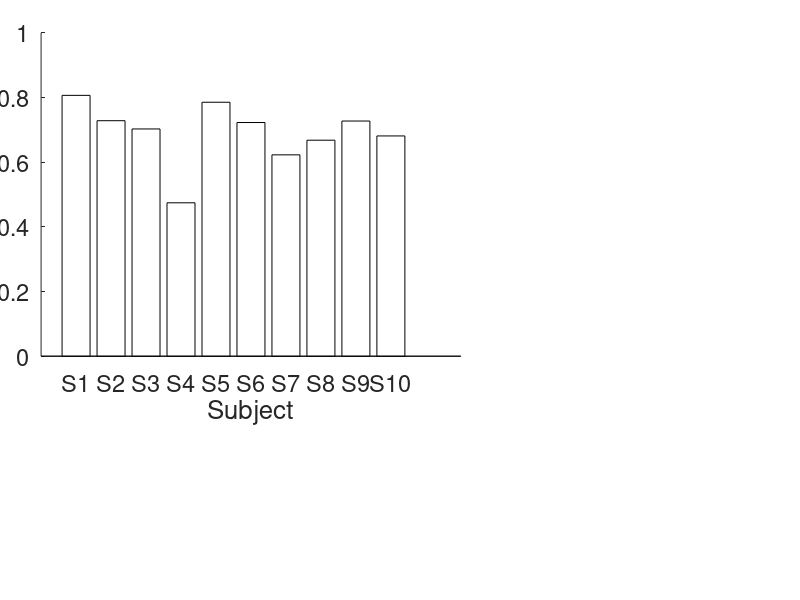
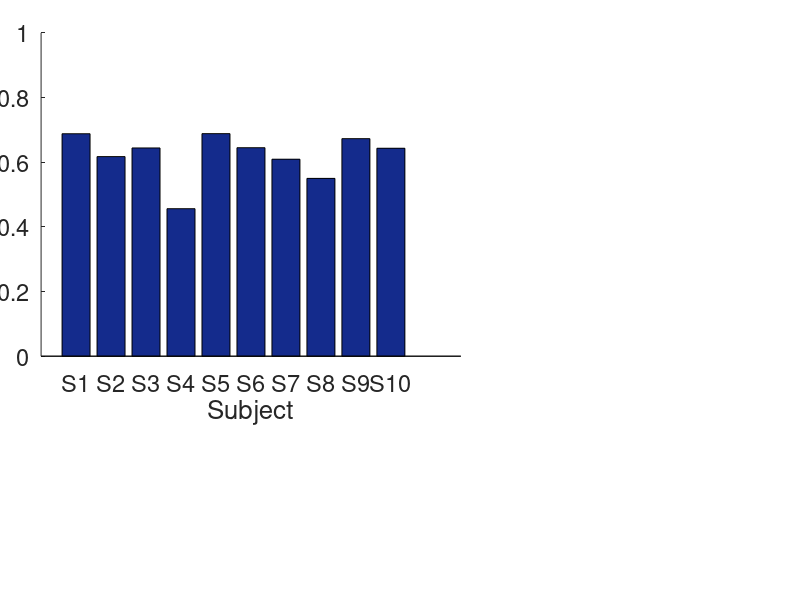
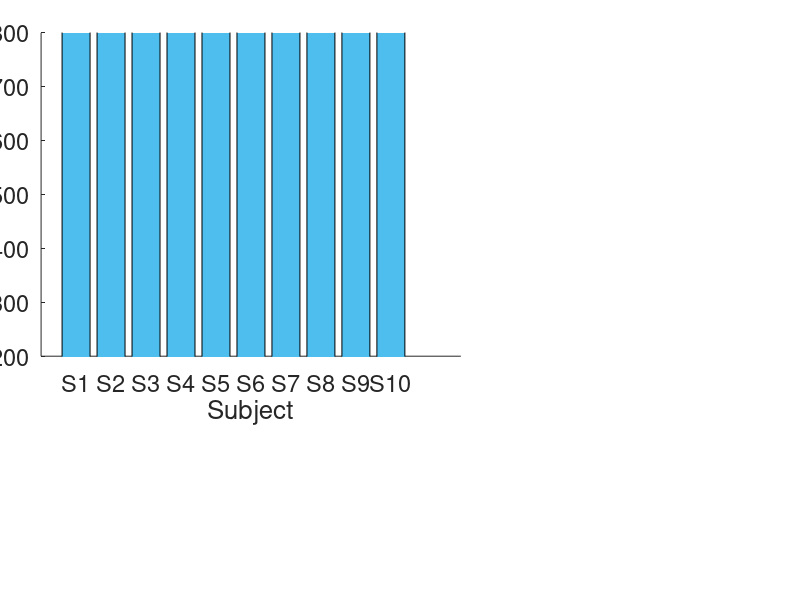
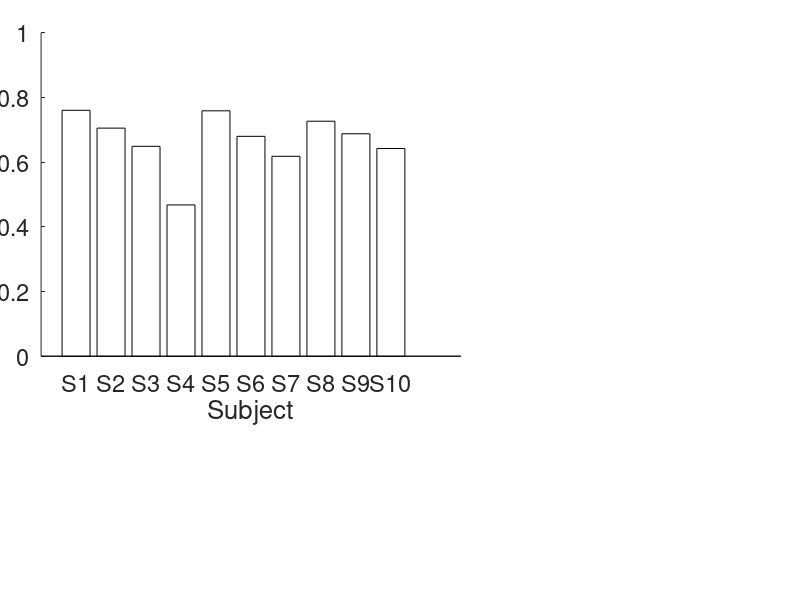

Source code (MATLAB) for these figures, in order:
accuracy_values_SVM_0 = [0.8067 0.7283 0.7028 0.4744 0.7854 0.7227 0.6227 0.6680 0.7273 0.6812];
f1_values_SVM_0 = [0.6880 0.6173 0.6440 0.4562 0.6883 0.6448 0.6092 0.5499 0.6728 0.6431];
time_values_SVM_0 = [809.48 920.93 954.40 1065.30 851.47 927.84 1037.92 887.09 911.37 1002.65];
subject_names = {'S1', 'S2', 'S3', 'S4', 'S5', 'S6', 'S7', 'S8', 'S9', 'S10'};

% Create a bar plot with one bar per subject, with different colors for each bar

figure1 = figure;
axes1 = axes('Parent',figure1,...
    'Position',[0.0513541666666667 0.406340057636888 0.5246875 0.538904899135445]);
hold(axes1,'on');
bar(1:10, accuracy_values_SVM_0, 'FaceColor', 'flat');
xlabel('Subject');
ylim([0 1]);
ylabel('Accuracy');
set(axes1,'FontSize',17,'XTick',[1 2 3 4 5 6 7 8 9 10],'XTickLabel',...
    subject_names);


figure2 = figure;
axes2 = axes('Parent',figure2,...
    'Position',[0.0513541666666667 0.406340057636888 0.5246875 0.538904899135445]);
hold(axes2,'on');
bar(1:10, f1_values_SVM_0, 'FaceColor',[0.0784313753247261 0.168627455830574 0.549019634723663]);
xlabel('Subject');
ylim([0 1]);
ylabel('F1');
set(axes2,'FontSize',17,'XTick',[1 2 3 4 5 6 7 8 9 10],'XTickLabel',...
    subject_names);

figure3 = figure;
axes3 = axes('Parent',figure3,...
    'Position',[0.0513541666666667 0.406340057636888 0.5246875 0.538904899135445]);
hold(axes3,'on');
bar(1:10, time_values_SVM_0, 'FaceColor', [0.301960796117783 0.745098054409027 0.933333337306976]);
xlabel('Subject');
ylim([200 800]);
ylabel('Execution time, (s)');
set(axes3,'FontSize',17,'XTick',[1 2 3 4 5 6 7 8 9 10],'XTickLabel',...
    subject_names);
%%
accuracy_values_kNN_0 = [0.7605 0.7054 0.6491 0.4678 0.7589 0.6800 0.6182 0.7267 0.6879 0.6423];
f1_values_kNN_0 = [0.6335 0.5689 0.5789 0.4145 0.6516 0.6019 0.5707 0.6030 0.6195 0.5785];
time_values_kNN_0 = [2454.50 2482.85 2444.16 2403.71 2463.53 2465.46 2405.17 2410.90 2464.60 2595.92];
subject_names = {'S1', 'S2', 'S3', 'S4', 'S5', 'S6', 'S7', 'S8', 'S9', 'S10'};

% Create a bar plot with one bar per subject, with different colors for each bar

figure1 = figure;
axes1 = axes('Parent',figure1,...
    'Position',[0.0513541666666667 0.406340057636888 0.5246875 0.538904899135445]);
hold(axes1,'on');
bar(1:10, accuracy_values_kNN_0, 'FaceColor', 'flat');
xlabel('Subject');
ylim([0 1]);
ylabel('Accuracy');
set(axes1,'FontSize',17,'XTick',[1 2 3 4 5 6 7 8 9 10],'XTickLabel',...
    subject_names);


figure2 = figure;
axes2 = axes('Parent',figure2,...
    'Position',[0.0513541666666667 0.406340057636888 0.5246875 0.538904899135445]);
hold(axes2,'on');
bar(1:10, f1_values_kNN_0, 'FaceColor',[0.0784313753247261 0.168627455830574 0.549019634723663]);
xlabel('Subject');
ylim([0 1]);
ylabel('F1');
set(axes2,'FontSize',17,'XTick',[1 2 3 4 5 6 7 8 9 10],'XTickLabel',...
    subject_names);

figure3 = figure;
axes3 = axes('Parent',figure3,...
    'Position',[0.0513541666666667 0.406340057636888 0.5246875 0.538904899135445]);
hold(axes3,'on');
bar(1:10, time_values_kNN_0, 'FaceColor', [0.301960796117783 0.745098054409027 0.933333337306976]);
xlabel('Subject');
ylim([1500 2700]);
ylabel('Execution time, (s)');
set(axes3,'FontSize',17,'XTick',[1 2 3 4 5 6 7 8 9 10],'XTickLabel',...
    subject_names);
%%
accuracy_values_LDA_0 = [0.6540 0.4917 0.3925 0.3479 0.6436 0.6015 0.3958 0.3620 0.6241 0.3875];
f1_values_LDA_0 = [0.5844 0.5758 0.4933 0.3591 0.5720 0.5482 0.5080 0.4525 0.5795 0.4890];
time_values_LDA_0 = [752.97 746.72 746.13 765.08 768.74 749.59 788.19 766.11 855.39 786.53];
subject_names = {'S1', 'S2', 'S3', 'S4', 'S5', 'S6', 'S7', 'S8', 'S9', 'S10'};

% Create a bar plot with one bar per subject, with different colors for each bar

figure1 = figure;
axes1 = axes('Parent',figure1,...
    'Position',[0.0513541666666667 0.406340057636888 0.5246875 0.538904899135445]);
hold(axes1,'on');
bar(1:10, accuracy_values_LDA_0, 'FaceColor', 'flat');
xlabel('Subject');
ylim([0 1]);
ylabel('Accuracy');
set(axes1,'FontSize',17,'XTick',[1 2 3 4 5 6 7 8 9 10],'XTickLabel',...
    subject_names);


figure2 = figure;
axes2 = axes('Parent',figure2,...
    'Position',[0.0513541666666667 0.406340057636888 0.5246875 0.538904899135445]);
hold(axes2,'on');
bar(1:10, f1_values_LDA_0, 'FaceColor',[0.0784313753247261 0.168627455830574 0.549019634723663]);
xlabel('Subject');
ylim([0 1]);
ylabel('F1');
set(axes2,'FontSize',17,'XTick',[1 2 3 4 5 6 7 8 9 10],'XTickLabel',...
    subject_names);

figure3 = figure;
axes3 = axes('Parent',figure3,...
    'Position',[0.0513541666666667 0.406340057636888 0.5246875 0.538904899135445]);
hold(axes3,'on');
bar(1:10, time_values_LDA_0, 'FaceColor', [0.301960796117783 0.745098054409027 0.933333337306976]);
xlabel('Subject');
ylim([200 1000]);
ylabel('Execution time, (s)');
set(axes3,'FontSize',17,'XTick',[1 2 3 4 5 6 7 8 9 10],'XTickLabel',...
    subject_names);

%%
accuracy_values_EBDT_0 = [0.7768 0.7071 0.6885 0.5918 0.7774 0.7034 0.6613 0.7827 0.7064 0.6672];
f1_values_EBDT_0 = [0.6334 0.5544 0.5961 0.5164 0.6452 0.6087 0.6208 0.6208 0.6184 0.6110];
time_values_EBDT_0 = [591.86 609.83 642.76 647.27 593.45 639.68 641.74 607.72 689.74 642.95];
subject_names = {'S1', 'S2', 'S3', 'S4', 'S5', 'S6', 'S7', 'S8', 'S9', 'S10'};

% Create a bar plot with one bar per subject, with different colors for each bar

figure1 = figure;
axes1 = axes('Parent',figure1,...
    'Position',[0.0513541666666667 0.406340057636888 0.5246875 0.538904899135445]);
hold(axes1,'on');
bar(1:10, accuracy_values_EBDT_0, 'FaceColor', 'flat');
xlabel('Subject');
ylim([0 1]);
ylabel('Accuracy');
set(axes1,'FontSize',17,'XTick',[1 2 3 4 5 6 7 8 9 10],'XTickLabel',...
    subject_names);


figure2 = figure;
axes2 = axes('Parent',figure2,...
    'Position',[0.0513541666666667 0.406340057636888 0.5246875 0.538904899135445]);
hold(axes2,'on');
bar(1:10, f1_values_EBDT_0, 'FaceColor',[0.0784313753247261 0.168627455830574 0.549019634723663]);
xlabel('Subject');
ylim([0 1]);
ylabel('F1');
set(axes2,'FontSize',17,'XTick',[1 2 3 4 5 6 7 8 9 10],'XTickLabel',...
    subject_names);

figure3 = figure;
axes3 = axes('Parent',figure3,...
    'Position',[0.0513541666666667 0.406340057636888 0.5246875 0.538904899135445]);
hold(axes3,'on');
bar(1:10, time_values_EBDT_0, 'FaceColor', [0.301960796117783 0.745098054409027 0.933333337306976]);
xlabel('Subject');
ylim([200 800]);
ylabel('Execution time, (s)');
set(axes3,'FontSize',17,'XTick',[1 2 3 4 5 6 7 8 9 10],'XTickLabel',...
    subject_names);
%%
accuracy_values_SVM_2 = [0.8096 0.7316 0.7061 0.4629 0.7835 0.7210 0.6303 0.6660 0.7308 0.6817];
f1_values_SVM_2 = [0.7006 0.6247 0.6447 0.4476 0.6883 0.6427 0.6150 0.5566 0.6802 0.6481];
time_values_SVM_2 = [695.30 811.45 905.19 1054.16 676.33 879.52 921.44 731.43 786.18 906.40];
subject_names = {'S1', 'S2', 'S3', 'S4', 'S5', 'S6', 'S7', 'S8', 'S9', 'S10'};

% Create a bar plot with one bar per subject, with different colors for each bar

figure1 = figure;
axes1 = axes('Parent',figure1,...
    'Position',[0.0513541666666667 0.406340057636888 0.5246875 0.538904899135445]);
hold(axes1,'on');
bar(1:10, accuracy_values_SVM_2, 'FaceColor', 'flat');
xlabel('Subject');
ylim([0 1]);
ylabel('Accuracy');
set(axes1,'FontSize',17,'XTick',[1 2 3 4 5 6 7 8 9 10],'XTickLabel',...
    subject_names);


figure2 = figure;
axes2 = axes('Parent',figure2,...
    'Position',[0.0513541666666667 0.406340057636888 0.5246875 0.538904899135445]);
hold(axes2,'on');
bar(1:10, f1_values_SVM_2, 'FaceColor',[0.0784313753247261 0.168627455830574 0.549019634723663]);
xlabel('Subject');
ylim([0 1]);
ylabel('F1');
set(axes2,'FontSize',17,'XTick',[1 2 3 4 5 6 7 8 9 10],'XTickLabel',...
    subject_names);

figure3 = figure;
axes3 = axes('Parent',figure3,...
    'Position',[0.0513541666666667 0.406340057636888 0.5246875 0.538904899135445]);
hold(axes3,'on');
bar(1:10, time_values_SVM_2, 'FaceColor', [0.301960796117783 0.745098054409027 0.933333337306976]);
xlabel('Subject');
ylim([200 1200]);
ylabel('Execution time, (s)');
set(axes3,'FontSize',17,'XTick',[1 2 3 4 5 6 7 8 9 10],'XTickLabel',...
    subject_names);
%%
accuracy_values_kNN_2 = [0.7640 0.7104 0.6669 0.4655 0.7549 0.6789 0.6160 0.6364 0.6910 0.6467];
f1_values_kNN_2 = [0.6426 0.5780 0.6009 0.4169 0.6520 0.6013 0.5698 0.5645 0.6269 0.5850];
time_values_kNN_2 = [2044.98 2338.55 2319.27 2319.44 1958.70 2403.70 2061.29 1902.42 2026.79 2306.99];
subject_names = {'S1', 'S2', 'S3', 'S4', 'S5', 'S6', 'S7', 'S8', 'S9', 'S10'};


% Create a bar plot with one bar per subject, with different colors for each bar
figure1 = figure;
axes1 = axes('Parent',figure1,...
    'Position',[0.0513541666666667 0.406340057636888 0.5246875 0.538904899135445]);
hold(axes1,'on');
bar(1:10, accuracy_values_kNN_2, 'FaceColor', 'flat');
xlabel('Subject');
ylim([0 1]);
ylabel('Accuracy');
set(axes1,'FontSize',17,'XTick',[1 2 3 4 5 6 7 8 9 10],'XTickLabel',...
    subject_names);


figure2 = figure;
axes2 = axes('Parent',figure2,...
    'Position',[0.0513541666666667 0.406340057636888 0.5246875 0.538904899135445]);
hold(axes2,'on');
bar(1:10, f1_values_kNN_2, 'FaceColor',[0.0784313753247261 0.168627455830574 0.549019634723663]);
xlabel('Subject');
ylim([0 1]);
ylabel('F1');
set(axes2,'FontSize',17,'XTick',[1 2 3 4 5 6 7 8 9 10],'XTickLabel',...
    subject_names);

figure3 = figure;
axes3 = axes('Parent',figure3,...
    'Position',[0.0513541666666667 0.406340057636888 0.5246875 0.538904899135445]);
hold(axes3,'on');
bar(1:10, time_values_kNN_2, 'FaceColor', [0.301960796117783 0.745098054409027 0.933333337306976]);
xlabel('Subject');
ylim([1300 2500]);
ylabel('Execution time, (s)');
set(axes3,'FontSize',17,'XTick',[1 2 3 4 5 6 7 8 9 10],'XTickLabel',...
    subject_names);
%%
accuracy_values_LDA_2 = [0.7491 0.4975 0.3962 0.3488 0.6424 0.5953 0.3843 0.3669 0.6210 0.3918];
f1_values_LDA_2 = [0.5844 0.4613 0.5001 0.3617 0.5807 0.5452 0.4622 0.4855 0.5862 0.4664];
time_values_LDA_2 = [661.14 799.31 730.76 771.93 674.46 790.76 753.07 690.61 711.78 745.81];
subject_names = {'S1', 'S2', 'S3', 'S4', 'S5', 'S6', 'S7', 'S8', 'S9', 'S10'};

% Create a bar plot with one bar per subject, with different colors for each bar
figure1 = figure;
axes1 = axes('Parent',figure1,...
    'Position',[0.0513541666666667 0.406340057636888 0.5246875 0.538904899135445]);
hold(axes1,'on');
bar(1:10, accuracy_values_LDA_2, 'FaceColor', 'flat');
xlabel('Subject');
ylim([0 1]);
ylabel('Accuracy');
set(axes1,'FontSize',17,'XTick',[1 2 3 4 5 6 7 8 9 10],'XTickLabel',...
    subject_names);


figure2 = figure;
axes2 = axes('Parent',figure2,...
    'Position',[0.0513541666666667 0.406340057636888 0.5246875 0.538904899135445]);
hold(axes2,'on');
bar(1:10, f1_values_LDA_2, 'FaceColor',[0.0784313753247261 0.168627455830574 0.549019634723663]);
xlabel('Subject');
ylim([0 1]);
ylabel('F1');
set(axes2,'FontSize',17,'XTick',[1 2 3 4 5 6 7 8 9 10],'XTickLabel',...
    subject_names);

figure3 = figure;
axes3 = axes('Parent',figure3,...
    'Position',[0.0513541666666667 0.406340057636888 0.5246875 0.538904899135445]);
hold(axes3,'on');
bar(1:10, time_values_LDA_2, 'FaceColor', [0.301960796117783 0.745098054409027 0.933333337306976]);
xlabel('Subject');
ylim([200 1000]);
ylabel('Execution time, (s)');
set(axes3,'FontSize',17,'XTick',[1 2 3 4 5 6 7 8 9 10],'XTickLabel',...
    subject_names);
%%
accuracy_values_EBDT_2 = [0.7788 0.7074 0.6885 0.5916 0.7817 0.7036 0.6637 0.7867 0.7104 0.6671];
f1_values_EBDT_2 = [0.6357 0.5549 0.5939 0.5168 0.6509 0.6029 0.6230 0.6941 0.6264 0.6116];
time_values_EBDT_2 = [558.18 606.23 609.16 624.86 542.81 609.08 616.99 599.71 585.02 597.82];
subject_names = {'S1', 'S2', 'S3', 'S4', 'S5', 'S6', 'S7', 'S8', 'S9', 'S10'};

% Create a bar plot with one bar per subject, with different colors for each bar
figure1 = figure;
axes1 = axes('Parent',figure1,...
    'Position',[0.0513541666666667 0.406340057636888 0.5246875 0.538904899135445]);
hold(axes1,'on');
bar(1:10, accuracy_values_EBDT_2, 'FaceColor', 'flat');
xlabel('Subject');
ylim([0 1]);
ylabel('Accuracy');
set(axes1,'FontSize',17,'XTick',[1 2 3 4 5 6 7 8 9 10],'XTickLabel',...
    subject_names);


figure2 = figure;
axes2 = axes('Parent',figure2,...
    'Position',[0.0513541666666667 0.406340057636888 0.5246875 0.538904899135445]);
hold(axes2,'on');
bar(1:10, f1_values_EBDT_2, 'FaceColor',[0.0784313753247261 0.168627455830574 0.549019634723663]);
xlabel('Subject');
ylim([0 1]);
ylabel('F1');
set(axes2,'FontSize',17,'XTick',[1 2 3 4 5 6 7 8 9 10],'XTickLabel',...
    subject_names);

figure3 = figure;
axes3 = axes('Parent',figure3,...
    'Position',[0.0513541666666667 0.406340057636888 0.5246875 0.538904899135445]);
hold(axes3,'on');
bar(1:10, time_values_EBDT_2, 'FaceColor', [0.301960796117783 0.745098054409027 0.933333337306976]);
xlabel('Subject');
ylim([200 800]);
ylabel('Execution time, (s)');
set(axes3,'FontSize',17,'XTick',[1 2 3 4 5 6 7 8 9 10],'XTickLabel',...
    subject_names);
%%
accuracy_values_SVM_3 = [0.8099 0.7137 0.7048 0.4539 0.7918 0.7199 0.6036 0.6580 0.7320 0.6784];
f1_values_SVM_3 = [0.7013 0.6020 0.6437 0.4433 0.6928 0.6467 0.5840 0.5484 0.6814 0.6491];
time_values_SVM_3 = [632.94 703.21 870.41 891.75 638.35 749.52 735.50 663.16 750.78 823.28];
subject_names = {'S1', 'S2', 'S3', 'S4', 'S5', 'S6', 'S7', 'S8', 'S9', 'S10'};

% Create a bar plot with one bar per subject, with different colors for each bar

figure1 = figure;
axes1 = axes('Parent',figure1,...
    'Position',[0.0513541666666667 0.406340057636888 0.5246875 0.538904899135445]);
hold(axes1,'on');
bar(1:10, accuracy_values_SVM_3, 'FaceColor', 'flat');
xlabel('Subject');
ylim([0 1]);
ylabel('Accuracy');
set(axes1,'FontSize',17,'XTick',[1 2 3 4 5 6 7 8 9 10],'XTickLabel',...
    subject_names);


figure2 = figure;
axes2 = axes('Parent',figure2,...
    'Position',[0.0513541666666667 0.406340057636888 0.5246875 0.538904899135445]);
hold(axes2,'on');
bar(1:10, f1_values_SVM_3, 'FaceColor',[0.0784313753247261 0.168627455830574 0.549019634723663]);
xlabel('Subject');
ylim([0 1]);
ylabel('F1');
set(axes2,'FontSize',17,'XTick',[1 2 3 4 5 6 7 8 9 10],'XTickLabel',...
    subject_names);

figure3 = figure;
axes3 = axes('Parent',figure3,...
    'Position',[0.0513541666666667 0.406340057636888 0.5246875 0.538904899135445]);
hold(axes3,'on');
bar(1:10, time_values_SVM_3, 'FaceColor', [0.301960796117783 0.745098054409027 0.933333337306976]);
xlabel('Subject');
ylim([200 1000]);
ylabel('Execution time, (s)');
set(axes3,'FontSize',17,'XTick',[1 2 3 4 5 6 7 8 9 10],'XTickLabel',...
    subject_names);
%%
accuracy_values_kNN_3 = [0.7683 0.6989 0.6657 0.4492 0.7550 0.6790 0.5555 0.6135 0.6886 0.6430];
f1_values_kNN_3 = [0.6467 0.5566 0.5999 0.4180 0.6469 0.6010 0.4788 0.6114 0.6257 0.5801];
time_values_kNN_3 = [1622.30 1720.81 2205.28 1805.87 1661.59 1869.98 1406.47 1608.27 1782.39 1975.84];
subject_names = {'S1', 'S2', 'S3', 'S4', 'S5', 'S6', 'S7', 'S8', 'S9', 'S10'};

% Create a bar plot with one bar per subject, with different colors for each bar

figure1 = figure;
axes1 = axes('Parent',figure1,...
    'Position',[0.0513541666666667 0.406340057636888 0.5246875 0.538904899135445]);
hold(axes1,'on');
bar(1:10, accuracy_values_kNN_3, 'FaceColor', 'flat');
xlabel('Subject');
ylim([0 1]);
ylabel('Accuracy');
set(axes1,'FontSize',17,'XTick',[1 2 3 4 5 6 7 8 9 10],'XTickLabel',...
    subject_names);


figure2 = figure;
axes2 = axes('Parent',figure2,...
    'Position',[0.0513541666666667 0.406340057636888 0.5246875 0.538904899135445]);
hold(axes2,'on');
bar(1:10, f1_values_kNN_3, 'FaceColor',[0.0784313753247261 0.168627455830574 0.549019634723663]);
xlabel('Subject');
ylim([0 1]);
ylabel('F1');
set(axes2,'FontSize',17,'XTick',[1 2 3 4 5 6 7 8 9 10],'XTickLabel',...
    subject_names);

figure3 = figure;
axes3 = axes('Parent',figure3,...
    'Position',[0.0513541666666667 0.406340057636888 0.5246875 0.538904899135445]);
hold(axes3,'on');
bar(1:10, time_values_kNN_3, 'FaceColor', [0.301960796117783 0.745098054409027 0.933333337306976]);
xlabel('Subject');
ylim([1200 2400]);
ylabel('Execution time, (s)');
set(axes3,'FontSize',17,'XTick',[1 2 3 4 5 6 7 8 9 10],'XTickLabel',...
    subject_names);
%%
accuracy_values_LDA_3 = [0.7475 0.4937 0.4001 0.3190 0.7442 0.5846 0.3497 0.3718 0.5811 0.3836];
f1_values_LDA_3 = [0.6368 0.4430 0.5021 0.3647 0.6292 0.5550 0.4420 0.4908 0.5845 0.4821];
time_values_LDA_3 = [584.80 600.47 704.98 607.34 637.34 632.68 600.19 574.33 644.32 703.20];
subject_names = {'S1', 'S2', 'S3', 'S4', 'S5', 'S6', 'S7', 'S8', 'S9', 'S10'};

% Create a bar plot with one bar per subject, with different colors for each bar
figure1 = figure;
axes1 = axes('Parent',figure1,...
    'Position',[0.0513541666666667 0.406340057636888 0.5246875 0.538904899135445]);
hold(axes1,'on');
bar(1:10, accuracy_values_LDA_3, 'FaceColor', 'flat');
xlabel('Subject');
ylim([0 1]);
ylabel('Accuracy');
set(axes1,'FontSize',17,'XTick',[1 2 3 4 5 6 7 8 9 10],'XTickLabel',...
    subject_names);


figure2 = figure;
axes2 = axes('Parent',figure2,...
    'Position',[0.0513541666666667 0.406340057636888 0.5246875 0.538904899135445]);
hold(axes2,'on');
bar(1:10, f1_values_LDA_3, 'FaceColor',[0.0784313753247261 0.168627455830574 0.549019634723663]);
xlabel('Subject');
ylim([0 1]);
ylabel('F1');
set(axes2,'FontSize',17,'XTick',[1 2 3 4 5 6 7 8 9 10],'XTickLabel',...
    subject_names);

figure3 = figure;
axes3 = axes('Parent',figure3,...
    'Position',[0.0513541666666667 0.406340057636888 0.5246875 0.538904899135445]);
hold(axes3,'on');
bar(1:10, time_values_LDA_3, 'FaceColor', [0.301960796117783 0.745098054409027 0.933333337306976]);
xlabel('Subject');
ylim([200 800]);
ylabel('Execution time, (s)');
set(axes3,'FontSize',17,'XTick',[1 2 3 4 5 6 7 8 9 10],'XTickLabel',...
    subject_names);
%%
accuracy_values_EBDT_3 = [0.7779 0.7083 0.6860 0.5967 0.7823 0.7077 0.6662 0.7848 0.7145 0.6701];
f1_values_EBDT_3 = [0.6393 0.5535 0.5900 0.5280 0.6521 0.6138 0.6312 0.6879 0.6315 0.6165];
time_values_EBDT_3 = [502.96 526.69 601.04 542.91 523.80 641.49 576.13 515.30 545.07 598.34];
subject_names = {'S1', 'S2', 'S3', 'S4', 'S5', 'S6', 'S7', 'S8', 'S9', 'S10'};

% Create a bar plot with one bar per subject, with different colors for each bar

figure1 = figure;
axes1 = axes('Parent',figure1,...
    'Position',[0.0513541666666667 0.406340057636888 0.5246875 0.538904899135445]);
hold(axes1,'on');
bar(1:10, accuracy_values_EBDT_3, 'FaceColor', 'flat');
xlabel('Subject');
ylim([0 1]);
ylabel('Accuracy');
set(axes1,'FontSize',17,'XTick',[1 2 3 4 5 6 7 8 9 10],'XTickLabel',...
    subject_names);


figure2 = figure;
axes2 = axes('Parent',figure2,...
    'Position',[0.0513541666666667 0.406340057636888 0.5246875 0.538904899135445]);
hold(axes2,'on');
bar(1:10, f1_values_EBDT_3, 'FaceColor',[0.0784313753247261 0.168627455830574 0.549019634723663]);
xlabel('Subject');
ylim([0 1]);
ylabel('F1');
set(axes2,'FontSize',17,'XTick',[1 2 3 4 5 6 7 8 9 10],'XTickLabel',...
    subject_names);

figure3 = figure;
axes3 = axes('Parent',figure3,...
    'Position',[0.0513541666666667 0.406340057636888 0.5246875 0.538904899135445]);
hold(axes3,'on');
bar(1:10, time_values_EBDT_3, 'FaceColor', [0.301960796117783 0.745098054409027 0.933333337306976]);
xlabel('Subject');
ylim([200 800]);
ylabel('Execution time, (s)');
set(axes3,'FontSize',17,'XTick',[1 2 3 4 5 6 7 8 9 10],'XTickLabel',...
    subject_names);
%%
accuracy_values_SVM_4 = [0.8079 0.6772 0.6951 0.5145 0.7908 0.7195 0.5796 0.6571 0.7322 0.6979];
f1_values_SVM_4 = [0.6961 0.5940 0.6292 0.4840 0.6903 0.6463 0.5416 0.5709 0.6807 0.6562];
time_values_SVM_4 = [587.94 600.47 820.54 786.86 542.27 796.54 658.69 563.17 676.63 714.57];
subject_names = {'S1', 'S2', 'S3', 'S4', 'S5', 'S6', 'S7', 'S8', 'S9', 'S10'};

% Create a bar plot with one bar per subject, with different colors for each bar

figure1 = figure;
axes1 = axes('Parent',figure1,...
    'Position',[0.0513541666666667 0.406340057636888 0.5246875 0.538904899135445]);
hold(axes1,'on');
bar(1:10, accuracy_values_SVM_4, 'FaceColor', 'flat');
xlabel('Subject');
ylim([0 1]);
ylabel('Accuracy');
set(axes1,'FontSize',17,'XTick',[1 2 3 4 5 6 7 8 9 10],'XTickLabel',...
    subject_names);


figure2 = figure;
axes2 = axes('Parent',figure2,...
    'Position',[0.0513541666666667 0.406340057636888 0.5246875 0.538904899135445]);
hold(axes2,'on');
bar(1:10, f1_values_SVM_4, 'FaceColor',[0.0784313753247261 0.168627455830574 0.549019634723663]);
xlabel('Subject');
ylim([0 1]);
ylabel('F1');
set(axes2,'FontSize',17,'XTick',[1 2 3 4 5 6 7 8 9 10],'XTickLabel',...
    subject_names);

figure3 = figure;
axes3 = axes('Parent',figure3,...
    'Position',[0.0513541666666667 0.406340057636888 0.5246875 0.538904899135445]);
hold(axes3,'on');
bar(1:10, time_values_SVM_4, 'FaceColor', [0.301960796117783 0.745098054409027 0.933333337306976]);
xlabel('Subject');
ylim([200 1000]);
ylabel('Execution time, (s)');
set(axes3,'FontSize',17,'XTick',[1 2 3 4 5 6 7 8 9 10],'XTickLabel',...
    subject_names);
%%
accuracy_values_kNN_4 = [0.7630 0.6909 0.6578 0.4377 0.7482 0.6778 0.5254 0.6154 0.6896 0.6473];
f1_values_kNN_4 = [0.6411 0.5421 0.5872 0.3746 0.6373 0.5981 0.4805 0.6148 0.6294 0.5845];
time_values_kNN_4 = [1360.34 1334.97 1921.29 1594.40 1324.10 2166.04 1203.71 1329.23 1614.73 1491.93];
subject_names = {'S1', 'S2', 'S3', 'S4', 'S5', 'S6', 'S7', 'S8', 'S9', 'S10'};

% Create a bar plot with one bar per subject, with different colors for each bar

figure1 = figure;
axes1 = axes('Parent',figure1,...
    'Position',[0.0513541666666667 0.406340057636888 0.5246875 0.538904899135445]);
hold(axes1,'on');
bar(1:10, accuracy_values_kNN_4, 'FaceColor', 'flat');
xlabel('Subject');
ylim([0 1]);
ylabel('Accuracy');
set(axes1,'FontSize',17,'XTick',[1 2 3 4 5 6 7 8 9 10],'XTickLabel',...
    subject_names);


figure2 = figure;
axes2 = axes('Parent',figure2,...
    'Position',[0.0513541666666667 0.406340057636888 0.5246875 0.538904899135445]);
hold(axes2,'on');
bar(1:10, f1_values_kNN_4, 'FaceColor',[0.0784313753247261 0.168627455830574 0.549019634723663]);
xlabel('Subject');
ylim([0 1]);
ylabel('F1');
set(axes2,'FontSize',17,'XTick',[1 2 3 4 5 6 7 8 9 10],'XTickLabel',...
    subject_names);

figure3 = figure;
axes3 = axes('Parent',figure3,...
    'Position',[0.0513541666666667 0.406340057636888 0.5246875 0.538904899135445]);
hold(axes3,'on');
bar(1:10, time_values_kNN_4, 'FaceColor', [0.301960796117783 0.745098054409027 0.933333337306976]);
xlabel('Subject');
ylim([800 2200]);
ylabel('Execution time, (s)');
set(axes3,'FontSize',17,'XTick',[1 2 3 4 5 6 7 8 9 10],'XTickLabel',...
    subject_names);
%%
accuracy_values_LDA_4 = [0.7461 0.5059 0.3484 0.3443 0.7434 0.5786 0.3624 0.3766 0.5877 0.4958];
f1_values_LDA_4 = [0.6462 0.4520 0.5021 0.3684 0.6311 0.5555 0.4125 0.4806 0.5813 0.5060];
time_values_LDA_4 = [538.99 509.74 647.70 564.67 500.73 644.42 666.02 507.79 571.09 576.14];
subject_names = {'S1', 'S2', 'S3', 'S4', 'S5', 'S6', 'S7', 'S8', 'S9', 'S10'};

% Create a bar plot with one bar per subject, with different colors for each bar

figure1 = figure;
axes1 = axes('Parent',figure1,...
    'Position',[0.0513541666666667 0.406340057636888 0.5246875 0.538904899135445]);
hold(axes1,'on');
bar(1:10, accuracy_values_LDA_4, 'FaceColor', 'flat');
xlabel('Subject');
ylim([0 1]);
ylabel('Accuracy');
set(axes1,'FontSize',17,'XTick',[1 2 3 4 5 6 7 8 9 10],'XTickLabel',...
    subject_names);


figure2 = figure;
axes2 = axes('Parent',figure2,...
    'Position',[0.0513541666666667 0.406340057636888 0.5246875 0.538904899135445]);
hold(axes2,'on');
bar(1:10, f1_values_LDA_4, 'FaceColor',[0.0784313753247261 0.168627455830574 0.549019634723663]);
xlabel('Subject');
ylim([0 1]);
ylabel('F1');
set(axes2,'FontSize',17,'XTick',[1 2 3 4 5 6 7 8 9 10],'XTickLabel',...
    subject_names);

figure3 = figure;
axes3 = axes('Parent',figure3,...
    'Position',[0.0513541666666667 0.406340057636888 0.5246875 0.538904899135445]);
hold(axes3,'on');
bar(1:10, time_values_LDA_4, 'FaceColor', [0.301960796117783 0.745098054409027 0.933333337306976]);
xlabel('Subject');
ylim([200 800]);
ylabel('Execution time, (s)');
set(axes3,'FontSize',17,'XTick',[1 2 3 4 5 6 7 8 9 10],'XTickLabel',...
    subject_names);
%%
accuracy_values_EBDT_4 = [0.7802 0.7021 0.6882 0.5997 0.7823 0.7099 0.6653 0.7885 0.7137 0.6720];
f1_values_EBDT_4 = [0.6414 0.5524 0.5942 0.5314 0.6584 0.6170 0.6296 0.6982 0.6299 0.6192];
time_values_EBDT_4 = [484.74 470.59 579.64 524.28 424.00 532.55 701.22 496.90 512.98 525.93];
subject_names = {'S1', 'S2', 'S3', 'S4', 'S5', 'S6', 'S7', 'S8', 'S9', 'S10'};

% Create a bar plot with one bar per subject, with different colors for each bar

figure1 = figure;
axes1 = axes('Parent',figure1,...
    'Position',[0.0513541666666667 0.406340057636888 0.5246875 0.538904899135445]);
hold(axes1,'on');
bar(1:10, accuracy_values_EBDT_4, 'FaceColor', 'flat');
xlabel('Subject');
ylim([0 1]);
ylabel('Accuracy');
set(axes1,'FontSize',17,'XTick',[1 2 3 4 5 6 7 8 9 10],'XTickLabel',...
    subject_names);


figure2 = figure;
axes2 = axes('Parent',figure2,...
    'Position',[0.0513541666666667 0.406340057636888 0.5246875 0.538904899135445]);
hold(axes2,'on');
bar(1:10, f1_values_EBDT_4, 'FaceColor',[0.0784313753247261 0.168627455830574 0.549019634723663]);
xlabel('Subject');
ylim([0 1]);
ylabel('F1');
set(axes2,'FontSize',17,'XTick',[1 2 3 4 5 6 7 8 9 10],'XTickLabel',...
    subject_names);

figure3 = figure;
axes3 = axes('Parent',figure3,...
    'Position',[0.0513541666666667 0.406340057636888 0.5246875 0.538904899135445]);
hold(axes3,'on');
bar(1:10, time_values_EBDT_4, 'FaceColor', [0.301960796117783 0.745098054409027 0.933333337306976]);
xlabel('Subject');
ylim([200 800]);
ylabel('Execution time, (s)');
set(axes3,'FontSize',17,'XTick',[1 2 3 4 5 6 7 8 9 10],'XTickLabel',...
    subject_names);
%%
accuracy_values_SVM_5 = [0.8064 0.6581 0.7092 0.6368 0.7875 0.7240 0.5353 0.7852 0.7269 0.6764];
f1_values_SVM_5 = [0.6933 0.5820 0.6455 0.5914 0.6847 0.6480 0.5413 0.7088 0.6791 0.6315];
time_values_SVM_5 = [465.11 508.69 715.74 705.77 521.66 644.72 594.82 395.25 587.48 492.59];
subject_names = {'S1', 'S2', 'S3', 'S4', 'S5', 'S6', 'S7', 'S8', 'S9', 'S10'};

% Create a bar plot with one bar per subject, with different colors for each bar

figure1 = figure;
axes1 = axes('Parent',figure1,...
    'Position',[0.0513541666666667 0.406340057636888 0.5246875 0.538904899135445]);
hold(axes1,'on');
bar(1:10, accuracy_values_SVM_5, 'FaceColor', 'flat');
xlabel('Subject');
ylim([0 1]);
ylabel('Accuracy');
set(axes1,'FontSize',17,'XTick',[1 2 3 4 5 6 7 8 9 10],'XTickLabel',...
    subject_names);


figure2 = figure;
axes2 = axes('Parent',figure2,...
    'Position',[0.0513541666666667 0.406340057636888 0.5246875 0.538904899135445]);
hold(axes2,'on');
bar(1:10, f1_values_SVM_5, 'FaceColor',[0.0784313753247261 0.168627455830574 0.549019634723663]);
xlabel('Subject');
ylim([0 1]);
ylabel('F1');
set(axes2,'FontSize',17,'XTick',[1 2 3 4 5 6 7 8 9 10],'XTickLabel',...
    subject_names);

figure3 = figure;
axes3 = axes('Parent',figure3,...
    'Position',[0.0513541666666667 0.406340057636888 0.5246875 0.538904899135445]);
hold(axes3,'on');
bar(1:10, time_values_SVM_5, 'FaceColor', [0.301960796117783 0.745098054409027 0.933333337306976]);
xlabel('Subject');
ylim([200 800]);
ylabel('Execution time, (s)');
set(axes3,'FontSize',17,'XTick',[1 2 3 4 5 6 7 8 9 10],'XTickLabel',...
    subject_names);
%%
accuracy_values_kNN_5 = [0.7577 0.6727 0.6557 0.5729 0.7433 0.6782 0.4578 0.7633 0.6933 0.6400];
f1_values_kNN_5 = [0.6275 0.5076 0.5808 0.5082 0.6291 0.6018 0.4307 0.6697 0.6334 0.5740];
time_values_kNN_5 = [1147.45 1079.42 1632.13 1478.37 1265.08 1473.16 826.29 712.18 1328.67 934.34];
subject_names = {'S1', 'S2', 'S3', 'S4', 'S5', 'S6', 'S7', 'S8', 'S9', 'S10'};

% Create a bar plot with one bar per subject, with different colors for each bar

figure1 = figure;
axes1 = axes('Parent',figure1,...
    'Position',[0.0513541666666667 0.406340057636888 0.5246875 0.538904899135445]);
hold(axes1,'on');
bar(1:10, accuracy_values_kNN_5, 'FaceColor', 'flat');
xlabel('Subject');
ylim([0 1]);
ylabel('Accuracy');
set(axes1,'FontSize',17,'XTick',[1 2 3 4 5 6 7 8 9 10],'XTickLabel',...
    subject_names);


figure2 = figure;
axes2 = axes('Parent',figure2,...
    'Position',[0.0513541666666667 0.406340057636888 0.5246875 0.538904899135445]);
hold(axes2,'on');
bar(1:10, f1_values_kNN_5, 'FaceColor',[0.0784313753247261 0.168627455830574 0.549019634723663]);
xlabel('Subject');
ylim([0 1]);
ylabel('F1');
set(axes2,'FontSize',17,'XTick',[1 2 3 4 5 6 7 8 9 10],'XTickLabel',...
    subject_names);

figure3 = figure;
axes3 = axes('Parent',figure3,...
    'Position',[0.0513541666666667 0.406340057636888 0.5246875 0.538904899135445]);
hold(axes3,'on');
bar(1:10, time_values_kNN_5, 'FaceColor', [0.301960796117783 0.745098054409027 0.933333337306976]);
xlabel('Subject');
ylim([600 1800]);
ylabel('Execution time, (s)');
set(axes3,'FontSize',17,'XTick',[1 2 3 4 5 6 7 8 9 10],'XTickLabel',...
    subject_names);
%%
accuracy_values_LDA_5 = [0.7463 0.5020 0.6325 0.5756 0.7403 0.6754 0.3272 0.6245 0.5929 0.4217];
f1_values_LDA_5 = [0.6312 0.4582 0.5515 0.5290 0.6221 0.6036 0.4362 0.5880 0.5772 0.4555];
time_values_LDA_5 = [456.43 438.91 605.76 555.01 519.40 541.60 518.58 336.03 515.01 371.37];
subject_names = {'S1', 'S2', 'S3', 'S4', 'S5', 'S6', 'S7', 'S8', 'S9', 'S10'};

% Create a bar plot with one bar per subject, with different colors for each bar

figure1 = figure;
axes1 = axes('Parent',figure1,...
    'Position',[0.0513541666666667 0.406340057636888 0.5246875 0.538904899135445]);
hold(axes1,'on');
bar(1:10, accuracy_values_LDA_5, 'FaceColor', 'flat');
xlabel('Subject');
ylim([0 1]);
ylabel('Accuracy');
set(axes1,'FontSize',17,'XTick',[1 2 3 4 5 6 7 8 9 10],'XTickLabel',...
    subject_names);


figure2 = figure;
axes2 = axes('Parent',figure2,...
    'Position',[0.0513541666666667 0.406340057636888 0.5246875 0.538904899135445]);
hold(axes2,'on');
bar(1:10, f1_values_LDA_5, 'FaceColor',[0.0784313753247261 0.168627455830574 0.549019634723663]);
xlabel('Subject');
ylim([0 1]);
ylabel('F1');
set(axes2,'FontSize',17,'XTick',[1 2 3 4 5 6 7 8 9 10],'XTickLabel',...
    subject_names);

figure3 = figure;
axes3 = axes('Parent',figure3,...
    'Position',[0.0513541666666667 0.406340057636888 0.5246875 0.538904899135445]);
hold(axes3,'on');
bar(1:10, time_values_LDA_5, 'FaceColor', [0.301960796117783 0.745098054409027 0.933333337306976]);
xlabel('Subject');
ylim([0 800]);
ylabel('Execution time, (s)');
set(axes3,'FontSize',17,'XTick',[1 2 3 4 5 6 7 8 9 10],'XTickLabel',...
    subject_names);
%%
accuracy_values_EBDT_5 = [0.7791 0.6935 0.6884 0.6013 0.7814 0.7077 0.6533 0.7788 0.7132 0.6646];
f1_values_EBDT_5 = [0.6422 0.5428 0.5989 0.5341 0.6575 0.6141 0.6097 0.6822 0.6282 0.6044];
time_values_EBDT_5 = [398.07 415.83 562.58 531.05 444.91 491.67 543.05 332.57 479.58 383.88];
subject_names = {'S1', 'S2', 'S3', 'S4', 'S5', 'S6', 'S7', 'S8', 'S9', 'S10'};

% Create a bar plot with one bar per subject, with different colors for each bar

figure1 = figure;
axes1 = axes('Parent',figure1,...
    'Position',[0.0513541666666667 0.406340057636888 0.5246875 0.538904899135445]);
hold(axes1,'on');
bar(1:10, accuracy_values_EBDT_5, 'FaceColor', 'flat');
xlabel('Subject');
ylim([0 1]);
ylabel('Accuracy');
set(axes1,'FontSize',17,'XTick',[1 2 3 4 5 6 7 8 9 10],'XTickLabel',...
    subject_names);


figure2 = figure;
axes2 = axes('Parent',figure2,...
    'Position',[0.0513541666666667 0.406340057636888 0.5246875 0.538904899135445]);
hold(axes2,'on');
bar(1:10, f1_values_EBDT_5, 'FaceColor',[0.0784313753247261 0.168627455830574 0.549019634723663]);
xlabel('Subject');
ylim([0 1]);
ylabel('F1');
set(axes2,'FontSize',17,'XTick',[1 2 3 4 5 6 7 8 9 10],'XTickLabel',...
    subject_names);

figure3 = figure;
axes3 = axes('Parent',figure3,...
    'Position',[0.0513541666666667 0.406340057636888 0.5246875 0.538904899135445]);
hold(axes3,'on');
bar(1:10, time_values_EBDT_5, 'FaceColor', [0.301960796117783 0.745098054409027 0.933333337306976]);
xlabel('Subject');
ylim([0 700]);
ylabel('Execution time, (s)');
set(axes3,'FontSize',17,'XTick',[1 2 3 4 5 6 7 8 9 10],'XTickLabel',...
    subject_names);
%%
accuracy_values_SVM_6 = [0.7965 0.6170 0.7088 0.6323 0.7871 0.7243 0.6648 0.7546 0.7401 0.6871];
f1_values_SVM_6 = [0.6795 0.5164 0.6469 0.5867 0.6867 0.6503 0.6248 0.6712 0.6888 0.6415];
time_values_SVM_6 = [393.11 375.47 595.25 568.22 435.45 487.87 501.82 381.27 492.01 446.18];
subject_names = {'S1', 'S2', 'S3', 'S4', 'S5', 'S6', 'S7', 'S8', 'S9', 'S10'};

% Create a bar plot with one bar per subject, with different colors for each bar

figure1 = figure;
axes1 = axes('Parent',figure1,...
    'Position',[0.0513541666666667 0.406340057636888 0.5246875 0.538904899135445]);
hold(axes1,'on');
bar(1:10, accuracy_values_SVM_6, 'FaceColor', 'flat');
xlabel('Subject');
ylim([0 1]);
ylabel('Accuracy');
set(axes1,'FontSize',17,'XTick',[1 2 3 4 5 6 7 8 9 10],'XTickLabel',...
    subject_names);


figure2 = figure;
axes2 = axes('Parent',figure2,...
    'Position',[0.0513541666666667 0.406340057636888 0.5246875 0.538904899135445]);
hold(axes2,'on');
bar(1:10, f1_values_SVM_6, 'FaceColor',[0.0784313753247261 0.168627455830574 0.549019634723663]);
xlabel('Subject');
ylim([0 1]);
ylabel('F1');
set(axes2,'FontSize',17,'XTick',[1 2 3 4 5 6 7 8 9 10],'XTickLabel',...
    subject_names);

figure3 = figure;
axes3 = axes('Parent',figure3,...
    'Position',[0.0513541666666667 0.406340057636888 0.5246875 0.538904899135445]);
hold(axes3,'on');
bar(1:10, time_values_SVM_6, 'FaceColor', [0.301960796117783 0.745098054409027 0.933333337306976]);
xlabel('Subject');
ylim([0 700]);
ylabel('Execution time, (s)');
set(axes3,'FontSize',17,'XTick',[1 2 3 4 5 6 7 8 9 10],'XTickLabel',...
    subject_names);
%%
accuracy_values_kNN_6 = [0.7639 0.6083 0.6522 0.5669 0.7518 0.6750 0.6277 0.7251 0.6923 0.6470];
f1_values_kNN_6 = [0.6383 0.3916 0.5788 0.5021 0.6334 0.5964 0.5774 0.6104 0.6293 0.5791];
time_values_kNN_6 = [716.07 627.44 1249.13 898.25 721.04 1107.94 479.02 607.15 863.79 653.01];
subject_names = {'S1', 'S2', 'S3', 'S4', 'S5', 'S6', 'S7', 'S8', 'S9', 'S10'};

% Create a bar plot with one bar per subject, with different colors for each bar

figure1 = figure;
axes1 = axes('Parent',figure1,...
    'Position',[0.0513541666666667 0.406340057636888 0.5246875 0.538904899135445]);
hold(axes1,'on');
bar(1:10, accuracy_values_kNN_6, 'FaceColor', 'flat');
xlabel('Subject');
ylim([0 1]);
ylabel('Accuracy');
set(axes1,'FontSize',17,'XTick',[1 2 3 4 5 6 7 8 9 10],'XTickLabel',...
    subject_names);


figure2 = figure;
axes2 = axes('Parent',figure2,...
    'Position',[0.0513541666666667 0.406340057636888 0.5246875 0.538904899135445]);
hold(axes2,'on');
bar(1:10, f1_values_kNN_6, 'FaceColor',[0.0784313753247261 0.168627455830574 0.549019634723663]);
xlabel('Subject');
ylim([0 1]);
ylabel('F1');
set(axes2,'FontSize',17,'XTick',[1 2 3 4 5 6 7 8 9 10],'XTickLabel',...
    subject_names);

figure3 = figure;
axes3 = axes('Parent',figure3,...
    'Position',[0.0513541666666667 0.406340057636888 0.5246875 0.538904899135445]);
hold(axes3,'on');
bar(1:10, time_values_kNN_6, 'FaceColor', [0.301960796117783 0.745098054409027 0.933333337306976]);
xlabel('Subject');
ylim([200 1400]);
ylabel('Execution time, (s)');
set(axes3,'FontSize',17,'XTick',[1 2 3 4 5 6 7 8 9 10],'XTickLabel',...
    subject_names);
%%
accuracy_values_LDA_6 = [0.7346 0.3876 0.6334 0.5700 0.7376 0.6748 0.5521 0.6257 0.6887 0.4086];
f1_values_LDA_6 = [0.6169 0.3781 0.5520 0.5228 0.6125 0.6008 0.4797 0.5663 0.6106 0.4306];
time_values_LDA_6 = [335.99 329.05 480.66 492.42 373.69 538.98 399.22 310.98 428.06 352.19];
subject_names = {'S1', 'S2', 'S3', 'S4', 'S5', 'S6', 'S7', 'S8', 'S9', 'S10'};

% Create a bar plot with one bar per subject, with different colors for each bar

figure1 = figure;
axes1 = axes('Parent',figure1,...
    'Position',[0.0513541666666667 0.406340057636888 0.5246875 0.538904899135445]);
hold(axes1,'on');
bar(1:10, accuracy_values_LDA_6, 'FaceColor', 'flat');
xlabel('Subject');
ylim([0 1]);
ylabel('Accuracy');
set(axes1,'FontSize',17,'XTick',[1 2 3 4 5 6 7 8 9 10],'XTickLabel',...
    subject_names);


figure2 = figure;
axes2 = axes('Parent',figure2,...
    'Position',[0.0513541666666667 0.406340057636888 0.5246875 0.538904899135445]);
hold(axes2,'on');
bar(1:10, f1_values_LDA_6, 'FaceColor',[0.0784313753247261 0.168627455830574 0.549019634723663]);
xlabel('Subject');
ylim([0 1]);
ylabel('F1');
set(axes2,'FontSize',17,'XTick',[1 2 3 4 5 6 7 8 9 10],'XTickLabel',...
    subject_names);

figure3 = figure;
axes3 = axes('Parent',figure3,...
    'Position',[0.0513541666666667 0.406340057636888 0.5246875 0.538904899135445]);
hold(axes3,'on');
bar(1:10, time_values_LDA_6, 'FaceColor', [0.301960796117783 0.745098054409027 0.933333337306976]);
xlabel('Subject');
ylim([0 700]);
ylabel('Execution time, (s)');
set(axes3,'FontSize',17,'XTick',[1 2 3 4 5 6 7 8 9 10],'XTickLabel',...
    subject_names);
%%
accuracy_values_EBDT_6 = [0.7757 0.7042 0.6869 0.5986 0.7816 0.7078 0.6477 0.7731 0.7150 0.6687];
f1_values_EBDT_6 = [0.6324 0.5496 0.5984 0.5292 0.6554 0.6132 0.6030 0.6756 0.6283 0.6126];
time_values_EBDT_6 = [350.46 323.24 455.47 485.00 365.03 509.40 467.54 326.30 422.50 338.94];
subject_names = {'S1', 'S2', 'S3', 'S4', 'S5', 'S6', 'S7', 'S8', 'S9', 'S10'};

% Create a bar plot with one bar per subject, with different colors for each bar

figure1 = figure;
axes1 = axes('Parent',figure1,...
    'Position',[0.0513541666666667 0.406340057636888 0.5246875 0.538904899135445]);
hold(axes1,'on');
bar(1:10, accuracy_values_EBDT_6, 'FaceColor', 'flat');
xlabel('Subject');
ylim([0 1]);
ylabel('Accuracy');
set(axes1,'FontSize',17,'XTick',[1 2 3 4 5 6 7 8 9 10],'XTickLabel',...
    subject_names);


figure2 = figure;
axes2 = axes('Parent',figure2,...
    'Position',[0.0513541666666667 0.406340057636888 0.5246875 0.538904899135445]);
hold(axes2,'on');
bar(1:10, f1_values_EBDT_6, 'FaceColor',[0.0784313753247261 0.168627455830574 0.549019634723663]);
xlabel('Subject');
ylim([0 1]);
ylabel('F1');
set(axes2,'FontSize',17,'XTick',[1 2 3 4 5 6 7 8 9 10],'XTickLabel',...
    subject_names);

figure3 = figure;
axes3 = axes('Parent',figure3,...
    'Position',[0.0513541666666667 0.406340057636888 0.5246875 0.538904899135445]);
hold(axes3,'on');
bar(1:10, time_values_EBDT_6, 'FaceColor', [0.301960796117783 0.745098054409027 0.933333337306976]);
xlabel('Subject');
ylim([0 600]);
ylabel('Execution time, (s)');
set(axes3,'FontSize',17,'XTick',[1 2 3 4 5 6 7 8 9 10],'XTickLabel',...
    subject_names);
%%
accuracy_values_SVM_7 = [0.7886 0.4499 0.7068 0.6307 0.7863 0.7189 0.5980 0.7933 0.7080 0.6702];
f1_values_SVM_7 = [0.6584 0.4925 0.6432 0.5849 0.6763 0.6435 0.5212 0.7147 0.6430 0.6213];
time_values_SVM_7 = [381.08 308.91 561.20 476.62 364.25 531.97 459.73 324.81 415.90 387.69];
subject_names = {'S1', 'S2', 'S3', 'S4', 'S5', 'S6', 'S7', 'S8', 'S9', 'S10'};

% Create a bar plot with one bar per subject, with different colors for each bar

figure1 = figure;
axes1 = axes('Parent',figure1,...
    'Position',[0.0513541666666667 0.406340057636888 0.5246875 0.538904899135445]);
hold(axes1,'on');
bar(1:10, accuracy_values_SVM_7, 'FaceColor', 'flat');
xlabel('Subject');
ylim([0 1]);
ylabel('Accuracy');
set(axes1,'FontSize',17,'XTick',[1 2 3 4 5 6 7 8 9 10],'XTickLabel',...
    subject_names);


figure2 = figure;
axes2 = axes('Parent',figure2,...
    'Position',[0.0513541666666667 0.406340057636888 0.5246875 0.538904899135445]);
hold(axes2,'on');
bar(1:10, f1_values_SVM_7, 'FaceColor',[0.0784313753247261 0.168627455830574 0.549019634723663]);
xlabel('Subject');
ylim([0 1]);
ylabel('F1');
set(axes2,'FontSize',17,'XTick',[1 2 3 4 5 6 7 8 9 10],'XTickLabel',...
    subject_names);

figure3 = figure;
axes3 = axes('Parent',figure3,...
    'Position',[0.0513541666666667 0.406340057636888 0.5246875 0.538904899135445]);
hold(axes3,'on');
bar(1:10, time_values_SVM_7, 'FaceColor', [0.301960796117783 0.745098054409027 0.933333337306976]);
xlabel('Subject');
ylim([0 700]);
ylabel('Execution time, (s)');
set(axes3,'FontSize',17,'XTick',[1 2 3 4 5 6 7 8 9 10],'XTickLabel',...
    subject_names);
%%
accuracy_values_kNN_7 = [0.7472 0.6234 0.6470 0.5640 0.7612 0.6605 0.5709 0.7629 0.6643 0.6313];
f1_values_kNN_7 = [0.5968 0.4178 0.5701 0.4978 0.6412 0.5744 0.4862 0.6687 0.5888 0.5652];
time_values_kNN_7 = [520.75 337.94 1155.40 770.68 389.68 862.77 461.91 433.39 493.01 439.74];
subject_names = {'S1', 'S2', 'S3', 'S4', 'S5', 'S6', 'S7', 'S8', 'S9', 'S10'};

% Create a bar plot with one bar per subject, with different colors for each bar

figure1 = figure;
axes1 = axes('Parent',figure1,...
    'Position',[0.0513541666666667 0.406340057636888 0.5246875 0.538904899135445]);
hold(axes1,'on');
bar(1:10, accuracy_values_kNN_7, 'FaceColor', 'flat');
xlabel('Subject');
ylim([0 1]);
ylabel('Accuracy');
set(axes1,'FontSize',17,'XTick',[1 2 3 4 5 6 7 8 9 10],'XTickLabel',...
    subject_names);


figure2 = figure;
axes2 = axes('Parent',figure2,...
    'Position',[0.0513541666666667 0.406340057636888 0.5246875 0.538904899135445]);
hold(axes2,'on');
bar(1:10, f1_values_kNN_7, 'FaceColor',[0.0784313753247261 0.168627455830574 0.549019634723663]);
xlabel('Subject');
ylim([0 1]);
ylabel('F1');
set(axes2,'FontSize',17,'XTick',[1 2 3 4 5 6 7 8 9 10],'XTickLabel',...
    subject_names);

figure3 = figure;
axes3 = axes('Parent',figure3,...
    'Position',[0.0513541666666667 0.406340057636888 0.5246875 0.538904899135445]);
hold(axes3,'on');
bar(1:10, time_values_kNN_7, 'FaceColor', [0.301960796117783 0.745098054409027 0.933333337306976]);
xlabel('Subject');
ylim([200 1200]);
ylabel('Execution time, (s)');
set(axes3,'FontSize',17,'XTick',[1 2 3 4 5 6 7 8 9 10],'XTickLabel',...
    subject_names);
%%
accuracy_values_LDA_7 = [0.7108 0.6061 0.6411 0.5708 0.7257 0.6716 0.4694 0.7214 0.6659 0.5774] ;
f1_values_LDA_7 = [0.5617 0.4180 0.5509 0.5262 0.5657 0.5965 0.3272 0.6177 0.5607 0.4910];
time_values_LDA_7 = [324.80 275.29 450.48 353.00 300.73 479.93 464.23 277.87 361.12 293.13];
subject_names = {'S1', 'S2', 'S3', 'S4', 'S5', 'S6', 'S7', 'S8', 'S9', 'S10'};

% Create a bar plot with one bar per subject, with different colors for each bar

figure1 = figure;
axes1 = axes('Parent',figure1,...
    'Position',[0.0513541666666667 0.406340057636888 0.5246875 0.538904899135445]);
hold(axes1,'on');
bar(1:10, accuracy_values_LDA_7, 'FaceColor', 'flat');
xlabel('Subject');
ylim([0 1]);
ylabel('Accuracy');
set(axes1,'FontSize',17,'XTick',[1 2 3 4 5 6 7 8 9 10],'XTickLabel',...
    subject_names);


figure2 = figure;
axes2 = axes('Parent',figure2,...
    'Position',[0.0513541666666667 0.406340057636888 0.5246875 0.538904899135445]);
hold(axes2,'on');
bar(1:10, f1_values_LDA_7, 'FaceColor',[0.0784313753247261 0.168627455830574 0.549019634723663]);
xlabel('Subject');
ylim([0 1]);
ylabel('F1');
set(axes2,'FontSize',17,'XTick',[1 2 3 4 5 6 7 8 9 10],'XTickLabel',...
    subject_names);

figure3 = figure;
axes3 = axes('Parent',figure3,...
    'Position',[0.0513541666666667 0.406340057636888 0.5246875 0.538904899135445]);
hold(axes3,'on');
bar(1:10, time_values_LDA_7, 'FaceColor', [0.301960796117783 0.745098054409027 0.933333337306976]);
xlabel('Subject');
ylim([0 600]);
ylabel('Execution time, (s)');
set(axes3,'FontSize',17,'XTick',[1 2 3 4 5 6 7 8 9 10],'XTickLabel',...
    subject_names);
%%
accuracy_values_EBDT_7 = [0.7713 0.6831 0.6881 0.6006 0.7801 0.7109 0.6146 0.7881 0.7095 0.6674];
f1_values_EBDT_7 = [0.6263 0.5313 0.5994 0.5337 0.6657 0.6229 0.5483 0.6934 0.6224 0.6120];
time_values_EBDT_7 = [350.66 281.45 440.37 361.52 319.08 487.59 479.09 329.83 384.94 317.33];
subject_names = {'S1', 'S2', 'S3', 'S4', 'S5', 'S6', 'S7', 'S8', 'S9', 'S10'};

% Create a bar plot with one bar per subject, with different colors for each bar

figure1 = figure;
axes1 = axes('Parent',figure1,...
    'Position',[0.0513541666666667 0.406340057636888 0.5246875 0.538904899135445]);
hold(axes1,'on');
bar(1:10, accuracy_values_EBDT_7, 'FaceColor', 'flat');
xlabel('Subject');
ylim([0 1]);
ylabel('Accuracy');
set(axes1,'FontSize',17,'XTick',[1 2 3 4 5 6 7 8 9 10],'XTickLabel',...
    subject_names);


figure2 = figure;
axes2 = axes('Parent',figure2,...
    'Position',[0.0513541666666667 0.406340057636888 0.5246875 0.538904899135445]);
hold(axes2,'on');
bar(1:10, f1_values_EBDT_7, 'FaceColor',[0.0784313753247261 0.168627455830574 0.549019634723663]);
xlabel('Subject');
ylim([0 1]);
ylabel('F1');
set(axes2,'FontSize',17,'XTick',[1 2 3 4 5 6 7 8 9 10],'XTickLabel',...
    subject_names);

figure3 = figure;
axes3 = axes('Parent',figure3,...
    'Position',[0.0513541666666667 0.406340057636888 0.5246875 0.538904899135445]);
hold(axes3,'on');
bar(1:10, time_values_EBDT_7, 'FaceColor', [0.301960796117783 0.745098054409027 0.933333337306976]);
xlabel('Subject');
ylim([0 600]);
ylabel('Execution time, (s)');
set(axes3,'FontSize',17,'XTick',[1 2 3 4 5 6 7 8 9 10],'XTickLabel',...
    subject_names);
